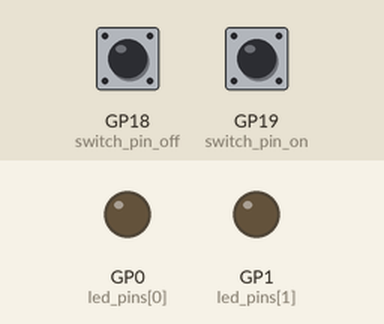
The program below on a simulated Raspberry Pi Pico running MicroPython. On the bench: output pins drawn as LEDs (lit = HIGH). Inputs (shaded band) come from the test bench; at power-on: GP19 (switch_pin_on) LOW, GP18 (switch_pin_off) LOW.

Above: at 1.2 s.
1.3 s: GP19 (switch_pin_on) pulled HIGH for 0.15 s
At 1.6 s:
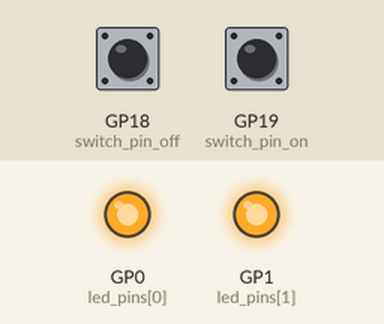
2.9 s: GP18 (switch_pin_off) pulled HIGH for 0.15 s
At 4.0 s:
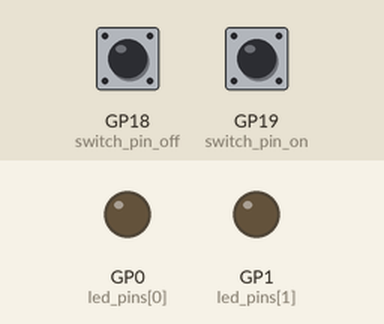
4.5 s: GP19 (switch_pin_on) pulled HIGH for 1 s
At 5.2 s:
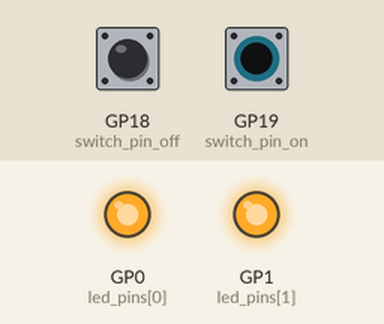
Timing chart, 0 to 7.5 s (numbered marks = the images above; inputs shaded):
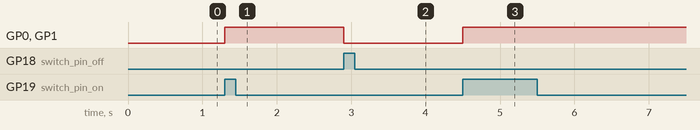

The program:

input.py
```python
from machine import Pin
import time

led_pins = [Pin(0, Pin.OUT), Pin(1, Pin.OUT)]
switch_pin_on = Pin(19, Pin.IN, pull=Pin.PULL_DOWN)
switch_pin_off = Pin(18, Pin.IN, pull=Pin.PULL_DOWN)

while True:
    if switch_pin_on.value():
        for led in led_pins:
            led.value(1)

    if switch_pin_off.value():
        for led in led_pins:
            led.value(0)
```

Measured:
- after the input at 1.3 s, GP0 (led_pins[0]), GP1 (led_pins[1]): LOW → HIGH at once
- after the input at 2.9 s, GP0 (led_pins[0]), GP1 (led_pins[1]): HIGH → LOW at once
- after the input at 4.5 s, GP0 (led_pins[0]), GP1 (led_pins[1]): LOW → HIGH at once
